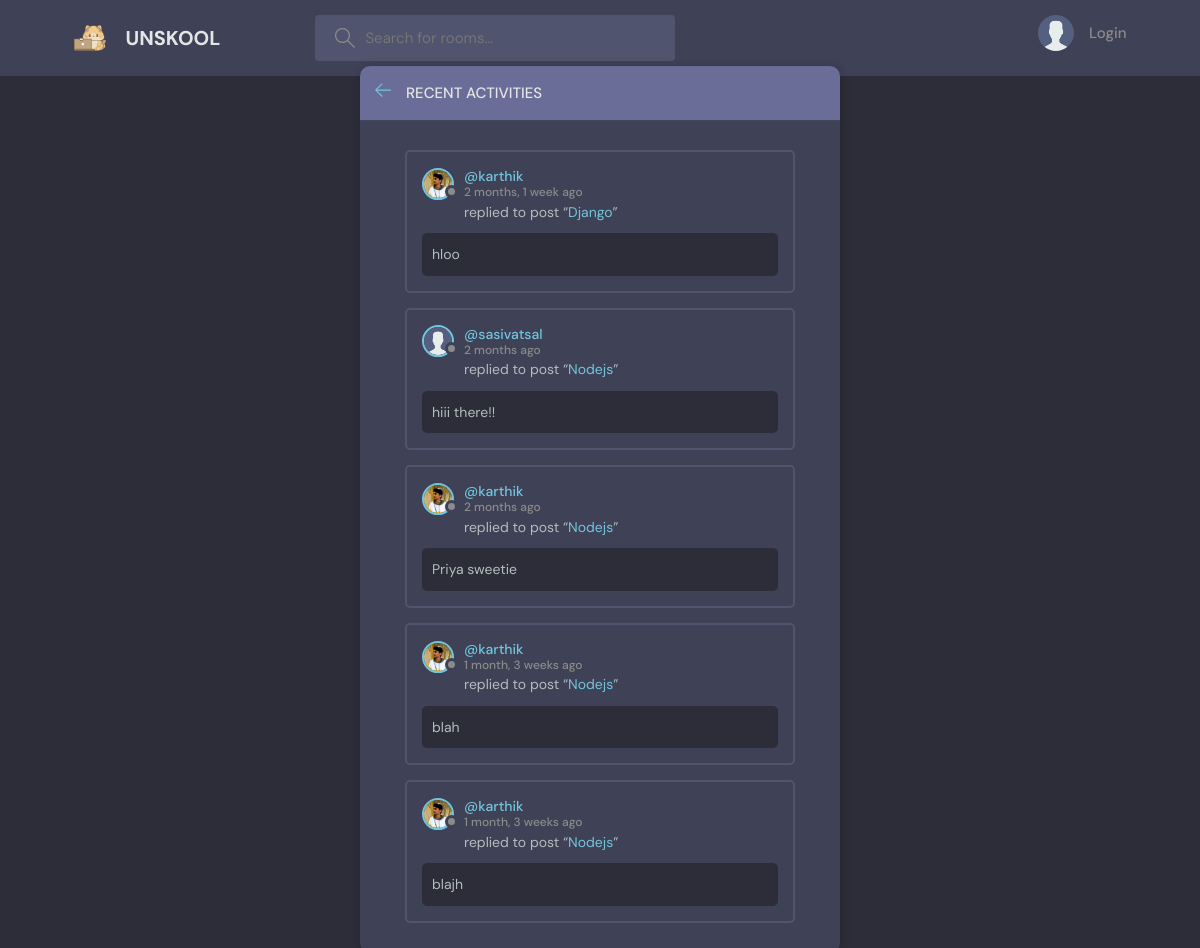
The page /activity/ on the database its author committed.
### shazam/models.py (models this page shows, shortened)
class Message (models.Model):
    user=models.ForeignKey(User,on_delete=models.CASCADE)
    room=models.ForeignKey(Room ,on_delete=models.CASCADE)
    body=models.TextField(max_length=100)
    created=models.DateTimeField(auto_now_add=True)
    updated=models.DateTimeField(auto_now=True)

class User(AbstractUser):
    name=models.CharField(max_length=200,null=True)
    following = models.ManyToManyField(
        "self", blank=True, related_name="followers", symmetrical=False
    )
    email=models.EmailField(unique=True,null=True)
    bio=models.TextField(null=True)
    avatar=models.ImageField(null=True,default="avatar.svg")
    USERNAME_FIELD='email'
    REQUIRED_FIELDS=[]

class Room(models.Model):
    Host=models.ForeignKey(User,on_delete=models.SET_NULL,null=True)
    participants=models.ManyToManyField(User,related_name="participants")
    Topic=models.ForeignKey(Topic,on_delete=models.SET_NULL ,null=True)
    name=models.CharField(max_length=50)
    description=models.TextField(null=True)
    created=models.DateTimeField(auto_now_add=True)
    updated=models.DateTimeField(auto_now=True)
    def __str__(self):
        return str(self.name)

### shazam/views.py (the view)
# urls.py: path('activity/',views.activity,name='activity' ),
def activity(request):
    chatboxes=Message.objects.all()
    return render(request,'shazam/activity.html',{'chatboxes':chatboxes})

### shazam/templates/shazam/activity.html (shortened to what this page needs)
{% extends 'main.html' %}
{% block content %}
<main class="layout">
      <div class="container">
        <div class="layout__box">
          <div class="layout__boxHeader">
            <div class="layout__boxTitle">
              <a href="{% url 'home' %}">
                <svg version="1.1" xmlns="http://www.w3.org/2000/svg" width="32" height="32" viewBox="0 0 32 32">
                  <title>arrow-left</title>
                  <path
                    d="M13.723 2.286l-13.723 13.714 13.719 13.714 1.616-1.611-10.96-10.96h27.625v-2.286h-27.625l10.965-10.965-1.616-1.607z"
                  ></path>
                </svg>
              </a>
              <h3>Recent Activities</h3>
            </div>
          </div>
          <div class="activities-page layout__body">
          {% for chatbox in chatboxes %}
          <div class="activities__box">
              <div class="activities__boxHeader roomListRoom__header">
                  <a href="{% url 'profile_page' chatbox.user.id %}" class="roomListRoom__author">
                      <div class="avatar avatar--small">
                          <img src="{{chatbox.user.avatar.url}}" />
                      </div>
                      <p>
                          @{{chatbox.user.username}}
                          <span>{{chatbox.created|timesince}} ago</span>
                      </p>
                  </a>
              </div>
              <div class="activities__boxContent">
                  <p>replied to post “<a href="{% url 'room' chatbox.room.id %}">{{chatbox.room}}</a>”</p>
                  <div class="activities__boxRoomContent">{{chatbox.body}}</div>
              </div>
          </div>
          {% endfor %}
          </div>
        </div>
      </div>
    </main>
    {% endblock content %}

### static/styles/style.css (style rules this page uses)
:root { --color-main: #71c6dd; --color-main-light: #e1f6fb; --color-dark: #3f4156; --color-dark-medium: #51546e; --color-dark-light: #696d97; --color-light: #e5e5e5; --color-gray: #8b8b8b; --color-light-gray: #b2bdbd; --color-bg: #2d2d39; --color-success: #5dd693; --color-error: #fc4b0b; }
* { font-family: "DM Sans", -apple-system, BlinkMacSystemFont, "Segoe UI", Roboto, Oxygen, Ubuntu, Cantarell, "Open Sans", "Helvetica Neue", sans-serif; margin: 0; padding: 0; box-sizing: border-box; text-rendering: optimizeLegibility; font-size: inherit; }
html { font-size: 56.25%; }
@media only screen and (min-width: 1200px) { html { font-size: 62.5%; } }
body { line-height: 1.6; font-weight: 400; font-size: 1.5rem; color: var(--color-light-gray); background-color: var(--color-bg); min-height: 100vh; }
img { width: 100%; }
a { display: inline-block; color: var(--color-main); text-decoration: none; }
.container { max-width: 120rem; width: 90%; margin: auto; }
.avatar { position: relative; display: inline-block; border-radius: 50%; border: 2px solid var(--color-main); }
.avatar img { display: block; border-radius: 50%; object-fit: cover; object-position: center; }
.avatar::after { content: ""; display: block; position: absolute; background-color: var(--color-gray); z-index: 111; border-radius: 50%; border: 0.3rem solid var(--color-dark); }
.avatar.avatar--small img { width: 2.8rem; height: 2.8rem; }
.avatar.avatar--small:after { width: 0.7rem; height: 0.7rem; bottom: 0px; right: -6px; }
.layout { margin-top: 2.4rem; }
.layout > .container { display: flex; justify-content: space-between; align-items: flex-start; }
.layout__box { width: 90%; max-width: 48rem; min-height: 40rem; position: absolute; top: 50%; left: 50%; transform: translate(-50%, -46%); background-color: var(--color-dark); border-radius: 1rem; box-shadow: 1px 1px 6px 3px rgba(0, 0, 0, 0.1); overflow: hidden; }
.layout__boxHeader { display: flex; padding: 1.5rem; background-color: var(--color-dark-light); }
.layout__boxTitle { display: flex; gap: 1.5rem; align-items: center; }
.layout__boxTitle h3 { text-transform: uppercase; font-weight: 500; color: var(--color-light); }
.layout__boxTitle svg { width: 1.6rem; height: 1.6rem; fill: var(--color-main); }
.layout__body { margin: 3rem; }
.roomListRoom__header { display: flex; justify-content: space-between; align-items: center; }
.roomListRoom__author { font-weight: 500; display: flex; align-items: center; gap: 1rem; }
.activities__box { margin: 1.5rem; padding: 1.5rem; border: 2px solid var(--color-dark-medium); border-radius: 5px; }
.activities__boxHeader p { font-size: 1.4rem; line-height: 1.3; }
.activities__boxHeader p span { color: var(--color-gray); font-size: 1.2rem; display: block; }
.activities__boxContent { margin-left: 4.2rem; }
.activities__boxContent { font-size: 1.4rem; }
.activities__boxRoomContent { background: var(--color-bg); padding: 1rem; border-radius: 5px; margin-top: 1rem; margin-left: -4.2rem; }

### rows shown on the page
Message: user.avatar (picture), user.username "karthik", created "2 months, 1 week", room "Django", body "hloo"
Message: user.avatar (placeholder picture), user.username "sasivatsal", created "2 months", room "Nodejs", body "hiii there!!"
Message: user.avatar (picture), user.username "karthik", created "2 months", room "Nodejs", body "Priya sweetie"
Message: user.avatar (picture), user.username "karthik", created "1 month, 3 weeks", room "Nodejs", body "blah"
Message: user.avatar (picture), user.username "karthik", created "1 month, 3 weeks", room "Nodejs", body "blajh"
